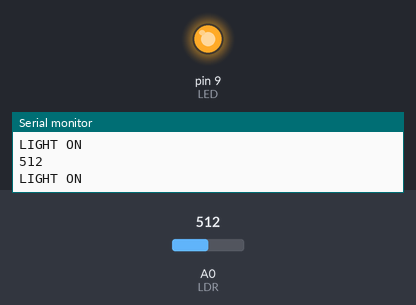
The sketch below on a simulated Arduino Uno, built with avr-gcc and run on an emulated ATmega328P. On the bench: output pins drawn as LEDs (lit = HIGH), the last lines printed to the serial monitor. The inputs (shaded band) are chosen by the test bench; at power-on: A0 (LDR) = 512.

Above: at 1.2 s.
1.3 s: A0 (LDR) set to 319
2.8 s: A0 (LDR) set to 285
At 3.2 s:
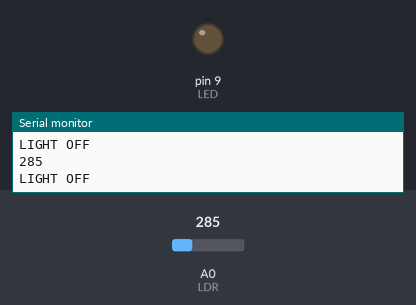
4.3 s: A0 (LDR) set to 306
At 4.6 s:
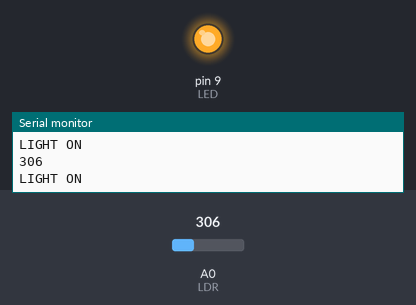
5.8 s: A0 (LDR) set to 290
At 7.2 s:
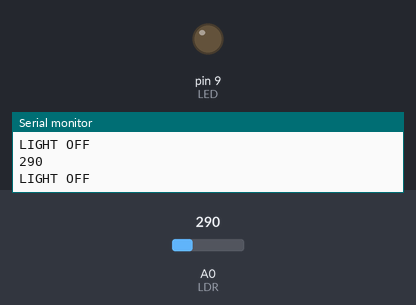
Timing chart, 0 to 8.3 s (numbered marks = the images above; inputs shaded):
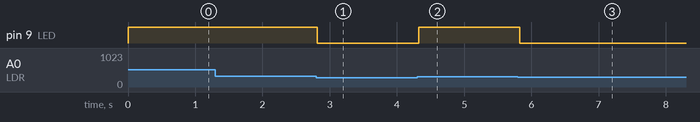

The sketch:

sketch_apr12b.ino
```cpp
const int LED = 9;
const int LDR = 0;
int val = 0;

void setup()  {
  Serial.begin(9600);
  pinMode(LED, OUTPUT);
  //pinMode(LDR, INPUT);

}

void loop() {
  Serial.println(analogRead(LDR));

  if (analogRead(LDR) > 300){

    Serial.println("LIGHT ON");
    digitalWrite(LED, HIGH);

  } else {

    Serial.println("LIGHT OFF");
    digitalWrite(LED, LOW);

  }
  delay(100);
}
```

Measured:
- the behaviour switches between 301 and 300 on A0 (LDR) (found by bisection; images 0 and 1)
- after the input at 2.8 s, pin 9 (LED): HIGH → LOW at once
- after the input at 4.3 s, pin 9 (LED): LOW → HIGH at once
- after the input at 5.8 s, pin 9 (LED): HIGH → LOW at once
